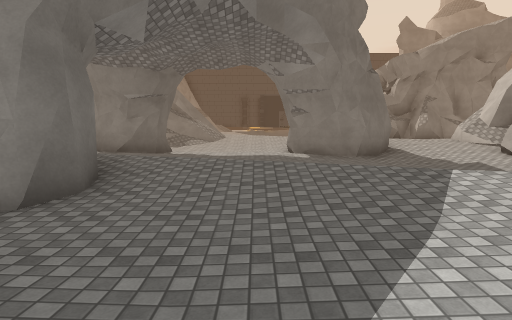
[1] (above)

24 first-person views from a walk through a 3-D level made in the Unity game engine. The camera is 1.5 m above the floor, tilts 6° down and sees 75° across. The floor is counted in squares, 2 m on a side. Each view is taken from the middle of a square. On the plan, view 1 faces up. The plan holds only what a view shows up to about 11 squares ahead; the rest is blank. The place goes on beyond the plan. Some surface patterns are stand-ins.

[2]
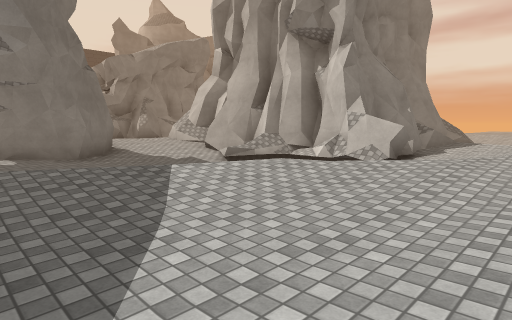

[3]
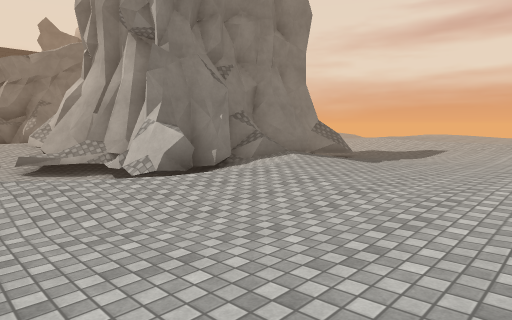

[4]
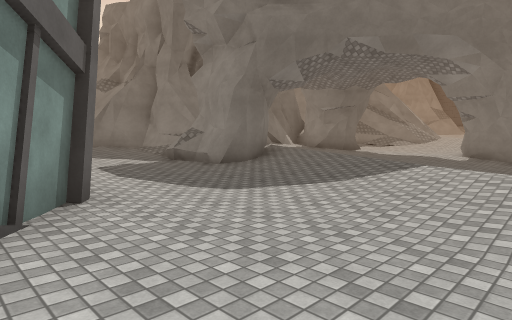

[5]
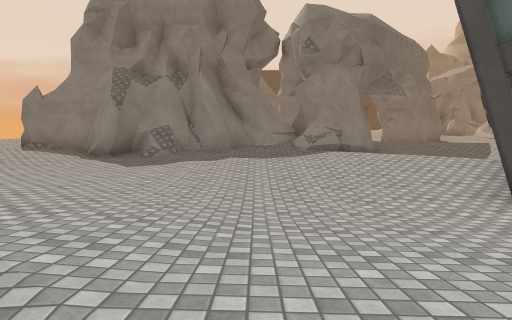

[6]
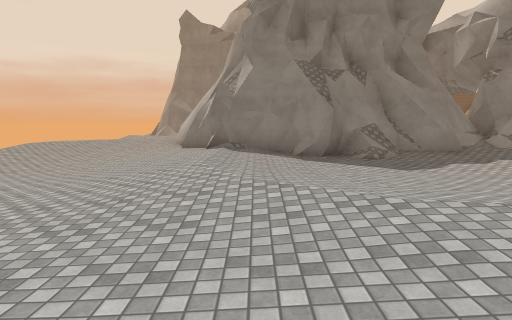

[7]
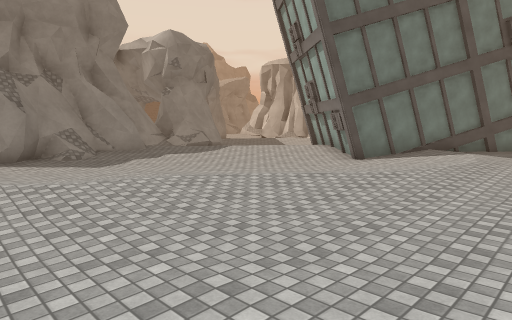

[8]
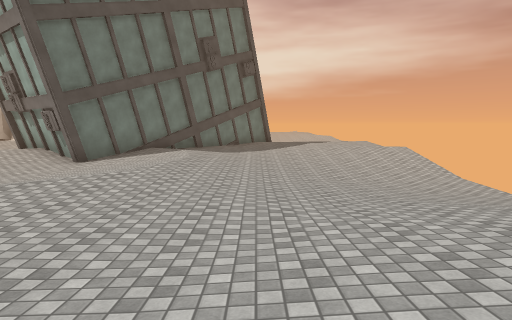

[9]
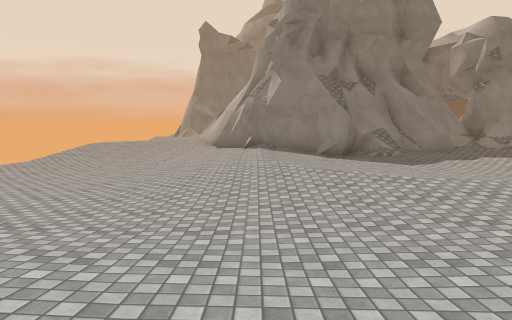

[10]
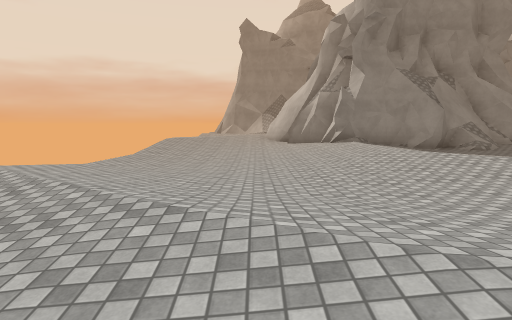

[11]
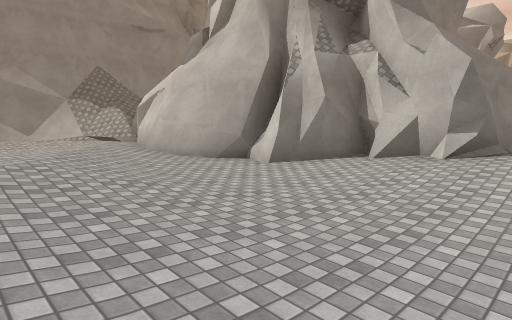

[12]
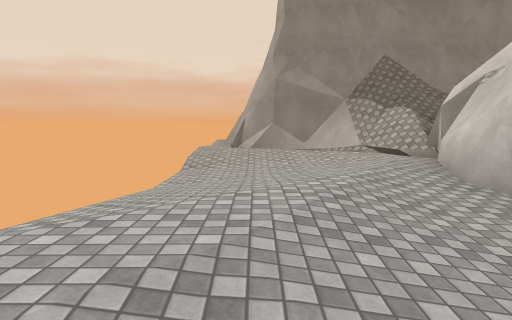

[13]
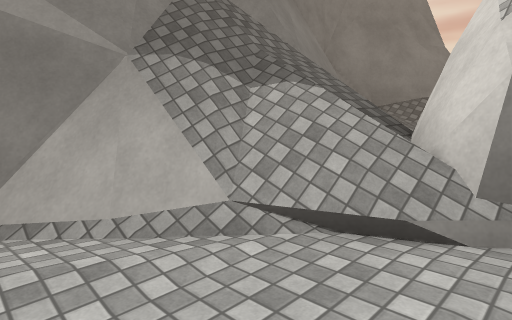

[14]
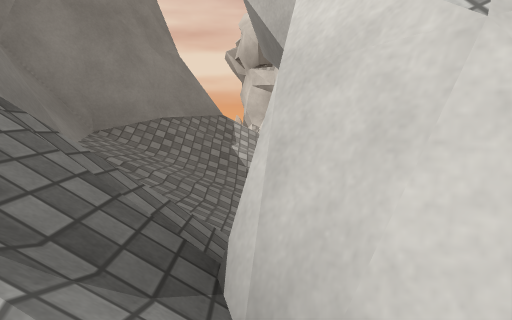

[15]
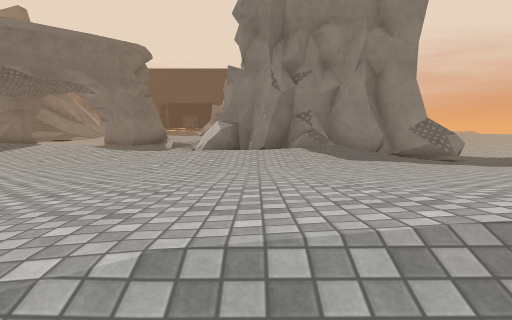

[16]
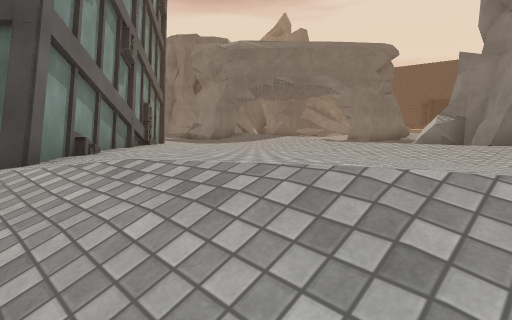

[17]
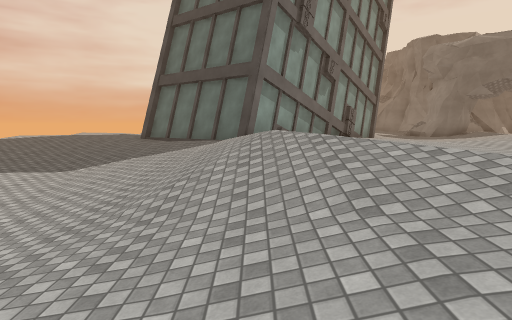

[18]
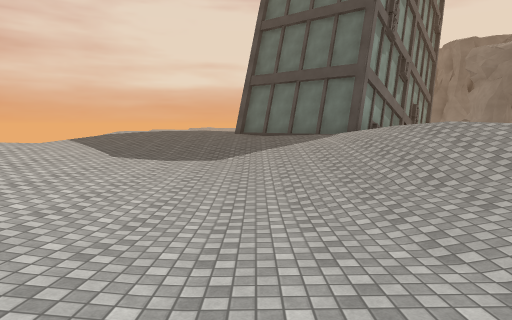

[19]
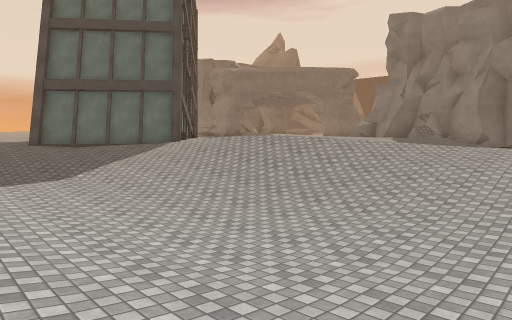

[20]
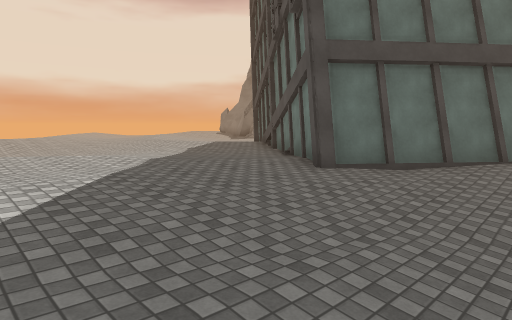

[21]
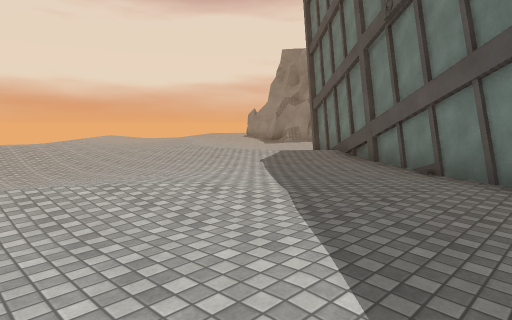

[22]
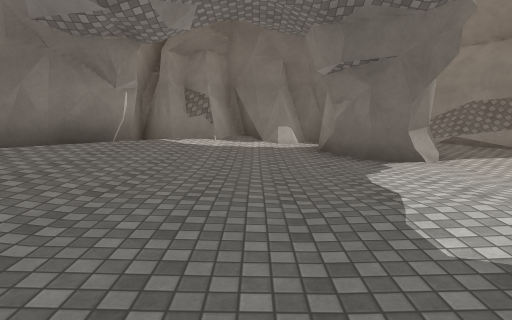

[23]
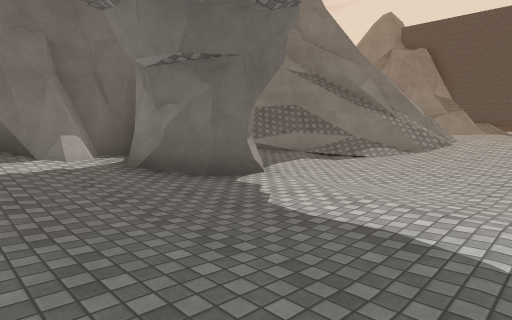

[24]
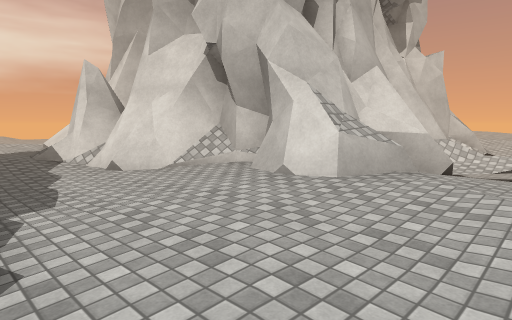

### Floor plan
Key: @ floor where view 1 was taken; # wall or solid block; . main floor; : floor 0.25 m higher than the main floor; - floor 0.25 m lower than the main floor; + floor 0.5 m higher than the main floor; _ floor 0.5 m lower than the main floor; < floor 0.75 m lower than the main floor; * floor 1 m higher than the main floor; ( floor 1 m lower than the main floor; ! floor 1.25 m lower than the main floor; ? floor 1.5 m lower than the main floor; / step, stairs or slope; = window, fence, low wall or low ledge; ^ raised ledge.
Columns run from 19 left of view 1 to 16 right of it. Each row starts with its distance up from view 1.
 17               ###=..
 16              ##==/-.
 15 /#          ^^==/<_-    --_
 14 -#########  ^#=<((<_    ----__--.---
 13 .-##//##### #//<(((<    ....--/##---
 12 ...=///**=#=# _<((((    ..//.###  ##
 11 _-../# .: =##   #<(<##  -.=###
 10 <_-..#       ####<<<<###_-##
  9 <_-.##       ##__<<<<<((<_##
  8 _-..#        ##-__<<<((((<##
  7 -..-##       ##.-___<<(((//#
  6 ..-_/#       ##...--_   ((/##
  5 ..___##      ####...     (### ##
  4 .-____#      #####-....   #########(
  3 -_<__-### ####/=#/__-...  /#_-=-_<((
  2 _<<<_-#.###/#.--_____--.. __-..-_<(<
  1 <<(<_-.-__/_-..--______-......-__<<
  0 <((<_-.-_<___-...-_@___---....-_____
 -1 <((<_-.-__<<___-..-#_-----...---__--
 -2 <<(<_-.-____<<__-.###---.......--.
 -3 _<<<__..--__<<<__#  ##.............
 -4 -_____-...-__<<<###  ###....:::::.-
 -5 .-_____-....-____-##   ##..::++/.-_
 -6 -..-___---...----..##   ##.:+///_<<
 -7  -...------........-##  ##.-////(((
 -8   _-....-------..----####-__<((!!!!(
 -9    _  ...---____-----..#/__((!???!!(
-10         ..-__<<<__--....-_<(!!!??!((
-11          .-_<<(<<_-.....-_(((!(((((
-12           ._<(((<_-.....-_<((((<<_ _
-13             (((((_......-______
-14              !!((_..-...---_--

Positions as (right, up) in squares from view 1, and headings:
1: (0, 0), facing up
2: (0, 0), facing up-right
3: (4, -3), facing up-right
4: (4, -2), facing up-left
5: (-6, -8), facing up
6: (-12, -7), facing up
7: (-12, -9), facing up-right
8: (-12, -9), facing right
9: (-13, -9), facing up
10: (-16, -9), facing up
11: (-19, 1), facing up-right
12: (-18, 4), facing up
13: (-17, 10), facing up-right
14: (-15, 11), facing right
15: (9, -7), facing up
16: (11, -7), facing up-left
17: (15, -6), facing left
18: (16, -9), facing left
19: (16, -12), facing up-left
20: (7, -14), facing up-left
21: (4, -14), facing up-left
22: (3, 8), facing left
23: (1, 7), facing up-left
24: (5, 15), facing down-right
